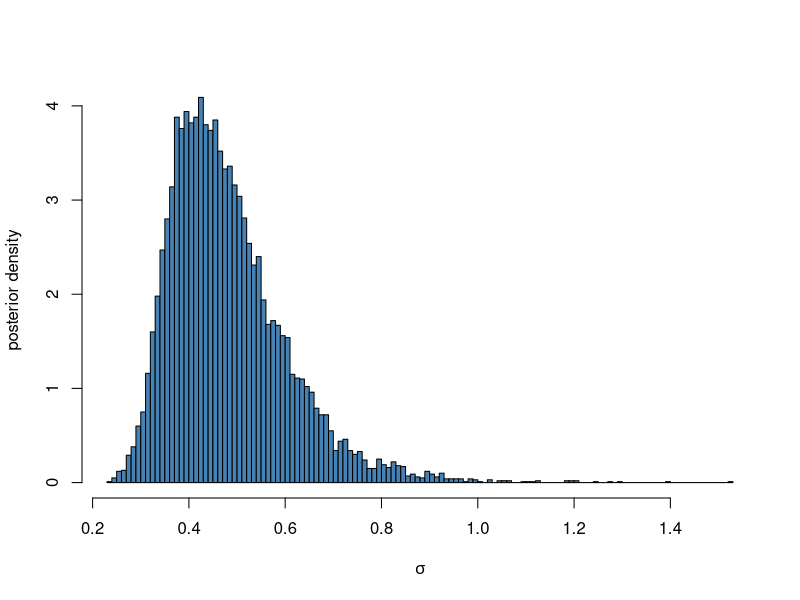
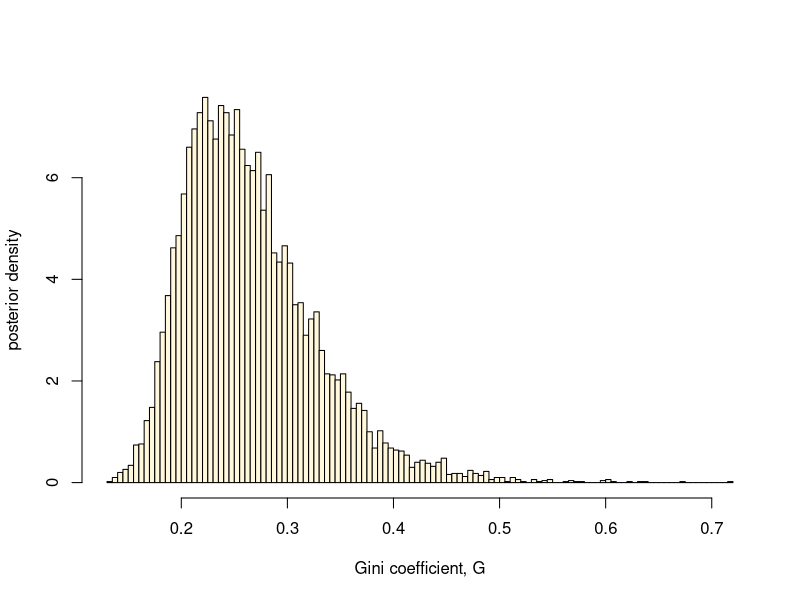
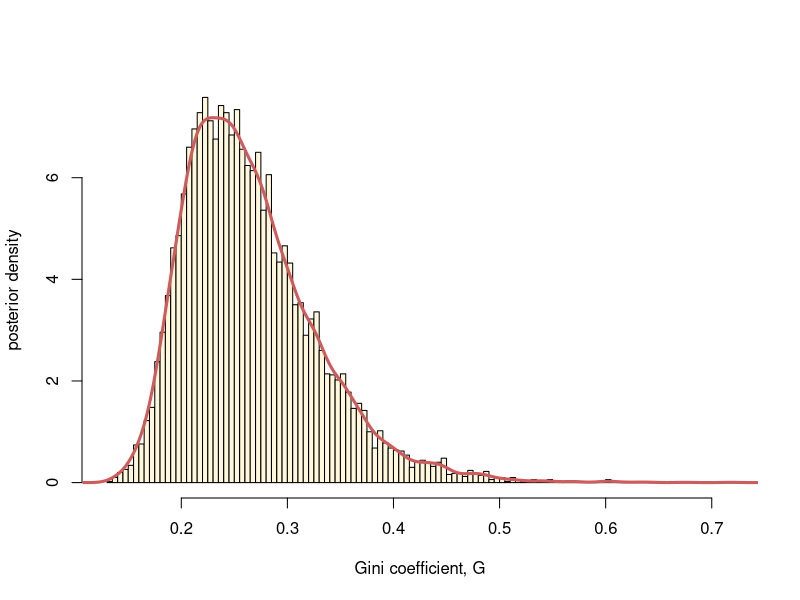

Write the R code that produced these figures, in order.
## ---- chunk 1
y = c(14, 25, 45, 25, 30, 33, 19, 50, 34, 67)
logy = log(y)
n = length(y)
theta = log(33)
tau2 = sum((logy - theta)^2)/n

# Defining a function that simulates nSim draws
# from the scaled inverse Chi-square distribution
rScaledInvChi2 <- function(nSim, df, scale){
  return((df*scale)/rchisq(nSim, df=df))
}
nSim = 10000
sigma2Draws = rScaledInvChi2(nSim, n, tau2)
hist(sqrt(sigma2Draws), 100, col = "steelblue", main = "", freq = FALSE,
     xlab = expression(sigma), ylab = "posterior density")
## ---- chunk 2
gini = rep(0, nSim)
for (i in 1:nSim){
  gini[i] = 2*pnorm(sqrt(sigma2Draws[i])/sqrt(2)) - 1
} 
hist(gini, 100, col = "cornsilk", main = "", freq = FALSE,
     xlab = "Gini coefficient, G", ylab = "posterior density")
## ---- chunk 3
kde = density(gini)
giniGrid = kde$x
postDens = kde$y
hist(gini, 100, col = "cornsilk", main = "", freq = FALSE,
     xlab = "Gini coefficient, G", ylab = "posterior density")
lines(giniGrid, postDens, lwd = 3, col = "indianred")
## ---- chunk 4
binWidth = giniGrid[2]- giniGrid[1]
# first, sort the density values from highest to lowest
postDensOrdered = sort(postDens, decreasing = TRUE)  
# reorder the thetaValues so that they still match the density values
giniOrdered = giniGrid[order(postDens, decreasing = TRUE)] 
cumsumPostDens = cumsum(binWidth*postDensOrdered) # posterior cdf 
inHPD = which(cumsumPostDens < 0.95) # find highest pdf vals up to 95% quota.
hpd = c(min(giniOrdered[inHPD]), max(giniOrdered[inHPD]))
message(paste0("The 95% HPD interval for the Gini coefficient is (", hpd[1], ",", hpd[2],")"))
